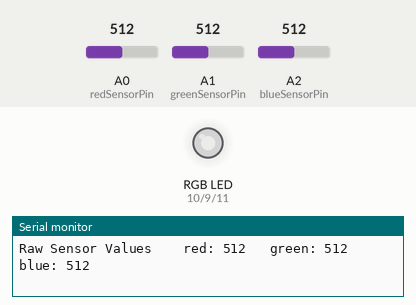
Simulated run of this sketch. Board: Arduino Uno, built with avr-gcc and run on an emulated ATmega328P. On the bench: an RGB LED mixed from three pins (HIGH = lit), the last lines printed to the serial monitor. The test bench sets the inputs (shaded band); at power-on: A0 (redSensorPin) = 512, A1 (greenSensorPin) = 512, A2 (blueSensorPin) = 512. Dim RGB values are drawn brighter than linear.

Above: at 1.2 s.
1.3 s: A0 (redSensorPin) set to 409
At 2.3 s:
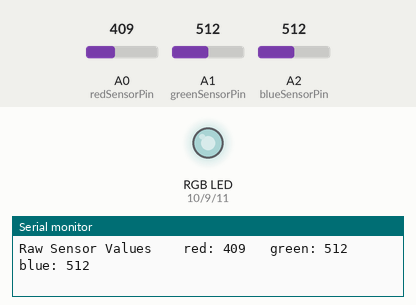
4.3 s: A0 (redSensorPin) set to 391
At 5.6 s:
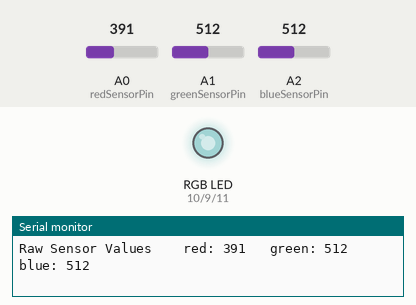
7.3 s: A1 (greenSensorPin) set to 413
At 7.9 s:
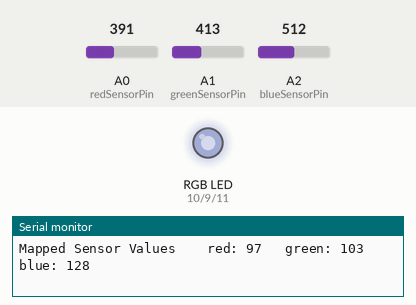
10.3 s: A1 (greenSensorPin) set to 381
At 10.8 s:
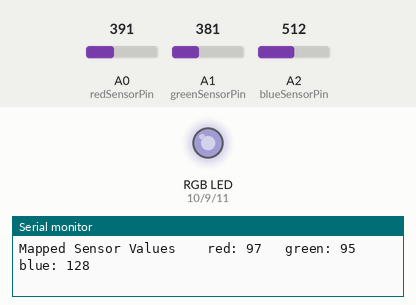
13.3 s: A2 (blueSensorPin) set to 416
At 14.5 s:
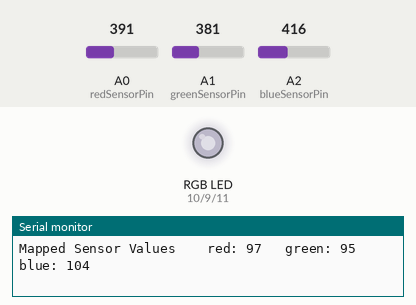
16.3 s: A2 (blueSensorPin) set to 385
At 16.9 s:
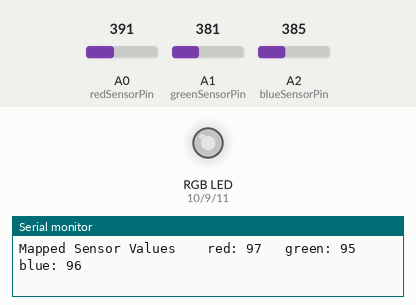
Timing chart, 0 to 19.3 s (numbered marks = the images above; inputs shaded):
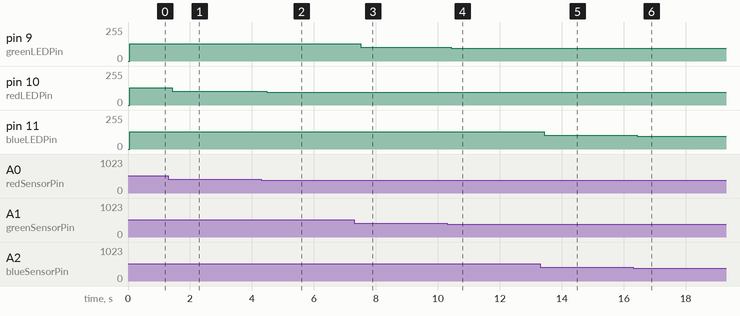

The sketch:

04-color-mixing-lamp.ino
```cpp
/*
Project 04: Color Mixing Lamp

produce any color with a lamp that uses light as an input.
*/

const int greenLEDPin = 9;
const int redLEDPin = 10;
const int blueLEDPin = 11;

const int greenSensorPin = A1;
const int redSensorPin = A0;
const int blueSensorPin = A2;

int redValue = 0;
int greenValue = 0;
int blueValue = 0;

int redSensorValue = 0;
int greenSensorValue = 0;
int blueSensorValue = 0;

void setup() {
Serial.begin(9600);

pinMode(greenLEDPin, OUTPUT);
pinMode(redLEDPin, OUTPUT);
pinMode(blueLEDPin, OUTPUT);
}

void loop() {
  redSensorValue = analogRead(redSensorPin);
  delay(5);
  greenSensorValue = analogRead(greenSensorPin);
  delay(5);
  blueSensorValue = analogRead(blueSensorPin);
  delay(5);

  Serial.print("Raw Sensor Values \t red: ");
  Serial.print(redSensorValue);
  Serial.print("\t green: ");
  Serial.print(greenSensorValue);
  Serial.print("\t blue: ");
  Serial.println(blueSensorValue);

  /*
  Converting Sensor Readings

  analogWrite(pin, duty cycle) will be used to change the
  LEDs brightness via PWM (Pulse Width Modulation).

  the duty cycle is a value between 0 and 255. The higher
  the value, the brighter the LED. sensor value is between
  0 and 1023 so divide by 4 to get a value between 0 and 255.
  */
  redValue = redSensorValue / 4;
  greenValue = greenSensorValue / 4;
  blueValue = blueSensorValue / 4;

  // report calculated LED levels
  Serial.print("Mapped Sensor Values \t red: ");
  Serial.print(redValue);
  Serial.print("\t green: ");
  Serial.print(greenValue);
  Serial.print("\t blue: ");
  Serial.println(blueValue);

  // set LED light levels
  analogWrite(redLEDPin, redValue);
  analogWrite(greenLEDPin, greenValue);
  analogWrite(blueLEDPin, blueValue);
}
```

Measured:
- after the input at 1.3 s, pin 10 (redLEDPin): 128/255 → 102/255 after 0.12 s
- after the input at 4.3 s, pin 10 (redLEDPin): 102/255 → 97/255 after 0.18 s
- after the input at 7.3 s, pin 9 (greenLEDPin): 128/255 → 103/255 after 0.21 s
- after the input at 10.3 s, pin 9 (greenLEDPin): 103/255 → 95/255 after 0.13 s
- after the input at 13.3 s, pin 11 (blueLEDPin): 128/255 → 104/255 after 0.14 s
- after the input at 16.3 s, pin 11 (blueLEDPin): 104/255 → 96/255 after 0.14 s
